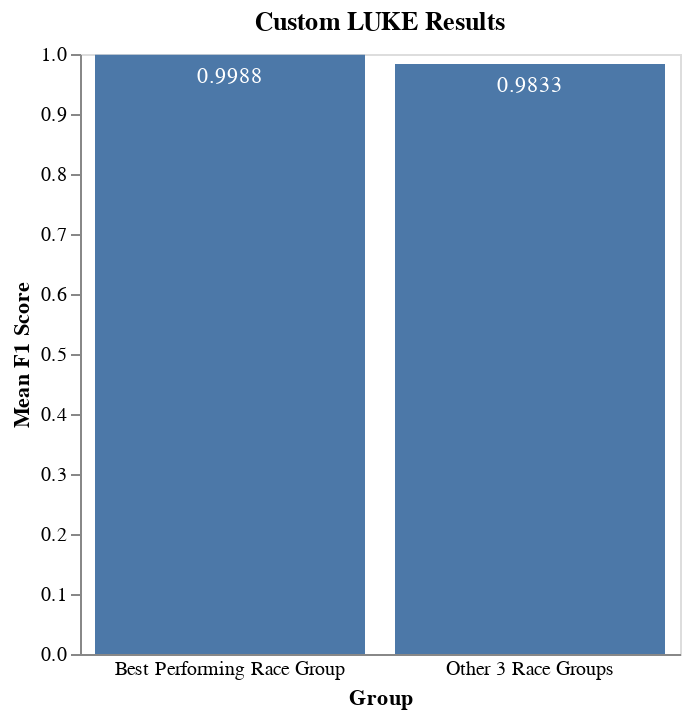
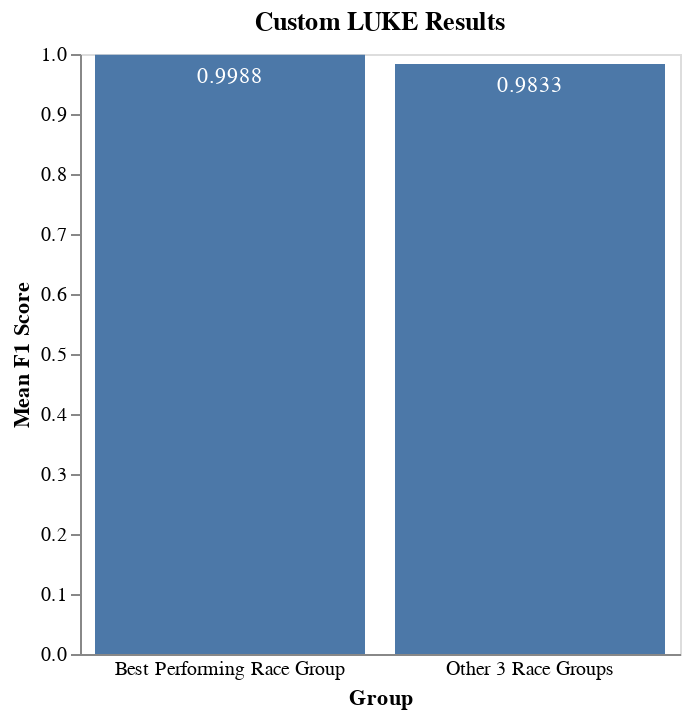

These figures' notebook cell, in order:
### Code cell
plot_breakdown(luke_custom_results, "Custom LUKE Results")

### Figure 1 — Vega-Lite specification as saved in the notebook (floating-point values rounded to 4 significant figures)
{"config": {"view": {"continuousWidth": 400, "continuousHeight": 300}, "axis": {"grid": false}}, "layer": [{"mark": "bar", "encoding": {"x": {"type": "ordinal", "axis": {"labelAngle": 0, "ticks": false}, "field": "Group", "sort": {"encoding": "y", "order": "descending"}}, "y": {"type": "quantitative", "axis": {"labelAngle": 0}, "field": "Mean F1 Score"}}, "height": 300, "title": "Custom LUKE Results", "width": 300}, {"mark": {"type": "text", "align": "center", "baseline": "top", "color": "white", "dy": 5}, "encoding": {"text": {"type": "quantitative", "field": "Mean F1 Score"}, "x": {"type": "ordinal", "axis": {"labelAngle": 0, "ticks": false}, "field": "Group", "sort": {"encoding": "y", "order": "descending"}}, "y": {"type": "quantitative", "axis": {"labelAngle": 0}, "field": "Mean F1 Score"}}, "height": 300, "title": "Custom LUKE Results", "width": 300}], "data": {"name": "data-5763740080751f13d91c1a3546d6437f"}, "height": 300, "title": "Custom LUKE Results", "width": 300, "$schema": "https://vega.github.io/schema/vega-lite/v4.8.1.json", "datasets": {"data-5763740080751f13d91c1a3546d6437f": [{"Group": "Best Performing Race Group", "F1 Score": null, "Mean F1 Score": 0.9988}, {"Group": "Other 3 Race Groups", "F1 Score": null, "Mean F1 Score": 0.9833}]}}

### Figure 2 — Vega-Lite specification as saved in the notebook (floating-point values rounded to 4 significant figures)
{"config": {"view": {"continuousWidth": 400, "continuousHeight": 300}, "axis": {"grid": false}}, "layer": [{"mark": "bar", "encoding": {"x": {"type": "ordinal", "axis": {"labelAngle": 0, "ticks": false}, "field": "Group", "sort": {"encoding": "y", "order": "descending"}}, "y": {"type": "quantitative", "axis": {"labelAngle": 0}, "field": "Mean F1 Score"}}, "height": 300, "title": "Custom LUKE Results", "width": 300}, {"mark": {"type": "text", "align": "center", "baseline": "top", "color": "white", "dy": 5}, "encoding": {"text": {"type": "quantitative", "field": "Mean F1 Score"}, "x": {"type": "ordinal", "axis": {"labelAngle": 0, "ticks": false}, "field": "Group", "sort": {"encoding": "y", "order": "descending"}}, "y": {"type": "quantitative", "axis": {"labelAngle": 0}, "field": "Mean F1 Score"}}, "height": 300, "title": "Custom LUKE Results", "width": 300}], "data": {"name": "data-5763740080751f13d91c1a3546d6437f"}, "height": 300, "title": "Custom LUKE Results", "width": 300, "$schema": "https://vega.github.io/schema/vega-lite/v4.8.1.json", "datasets": {"data-5763740080751f13d91c1a3546d6437f": [{"Group": "Best Performing Race Group", "F1 Score": null, "Mean F1 Score": 0.9988}, {"Group": "Other 3 Race Groups", "F1 Score": null, "Mean F1 Score": 0.9833}]}}
